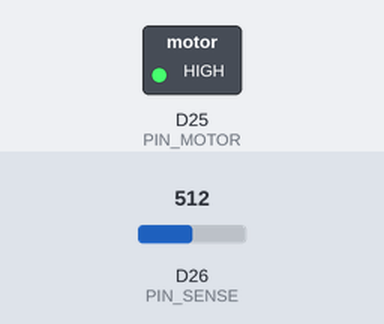
A sketch run on a simulated Arduino Due. Parts: switched loads named in the sketch (green lamp = pin HIGH). The inputs (shaded band) are chosen by the test bench; at power-on: D26 (PIN_SENSE) = 512. What the sketch prints to the serial monitor is not drawn.

Above: at 0.2 s.
Timing chart, 0 to 1.7 s (numbered marks = the images above):
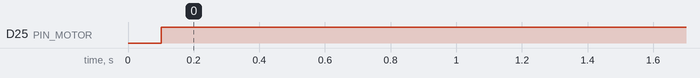

The sketch:

ModeOperation.ino
```cpp
#include <PID_v2.h>

#define PIN_MOTOR 25 // A1
#define PIN_SENSE 26 // A0

double Kp = 0.8, Ki = 0.3, Kd = 0.01;
PID_v2 myPID(Kp, Ki, Kd, PID::Direct);

const double target = 2048;

bool isFastChange(double input, int threshold);

static double average[10] = {0,0,0,0,0,0,0,0,0,0};
static double lastInputs[4] = {0,0,0,0};
static double lastOutput = 0;
static bool isAntiRecul = false;

void setup()
{
  Serial.begin(115200);
  analogWriteResolution(8);
  analogWriteFrequency(200);
	myPID.Start(analogRead(PIN_SENSE), 0, target);
  myPID.Setpoint(target);
}

void loop()
{
	const double input = analogRead(PIN_SENSE);
  const double output = myPID.Run(input);

  //Serial.println("                     " + String(input));

  isAntiRecul = (input > target) ? true : isAntiRecul;
  if (isFastChange(input, 70))
  {
    Serial.println("Anti-recul triggered : " + String(lastInputs[3]) + " : " + String(lastInputs[2]) + " : " + String(lastInputs[1]) + " : " + String(lastInputs[0]) );
    if (isAntiRecul)
    {

      // stop the motor
      analogWrite(PIN_MOTOR, 0);
      while (true)
      {

      }
      isAntiRecul = false;
    }
  }

  analogWrite(PIN_MOTOR, output);
}

// write a function to detect fast change
// average the last 10 values to debounce
// average the last 4 values to detect fast change
bool isFastChange(double input, int threshold)
{
  // only check every 100ms
  if (millis() - lastOutput < 20)
  {
    return false;
  }

  lastOutput = millis();

  bool result = false;
  for (int i = 0; i < 9; i++)
  {
    average[i] = average[i+1];
  }
  average[9] = input;

  double sum = 0;
  for (int i = 0; i < 10; i++)
  {
    sum += average[i];
  }
  sum /= 10;

  for (int i = 0; i < 3; i++)
  {
    lastInputs[i] = lastInputs[i+1];
  }
  lastInputs[3] = sum;

  double sumLast = 0;
  for (int i = 0; i < 4; i++)
  {
    sumLast += lastInputs[i];
  }
  sumLast /= 4;

  if (abs(sumLast - sum) > threshold)
  {
    result = true;
  }

  return result;
}
```

Measured:
- by itself, D25 (PIN_MOTOR): LOW → HIGH at 0.10 s
